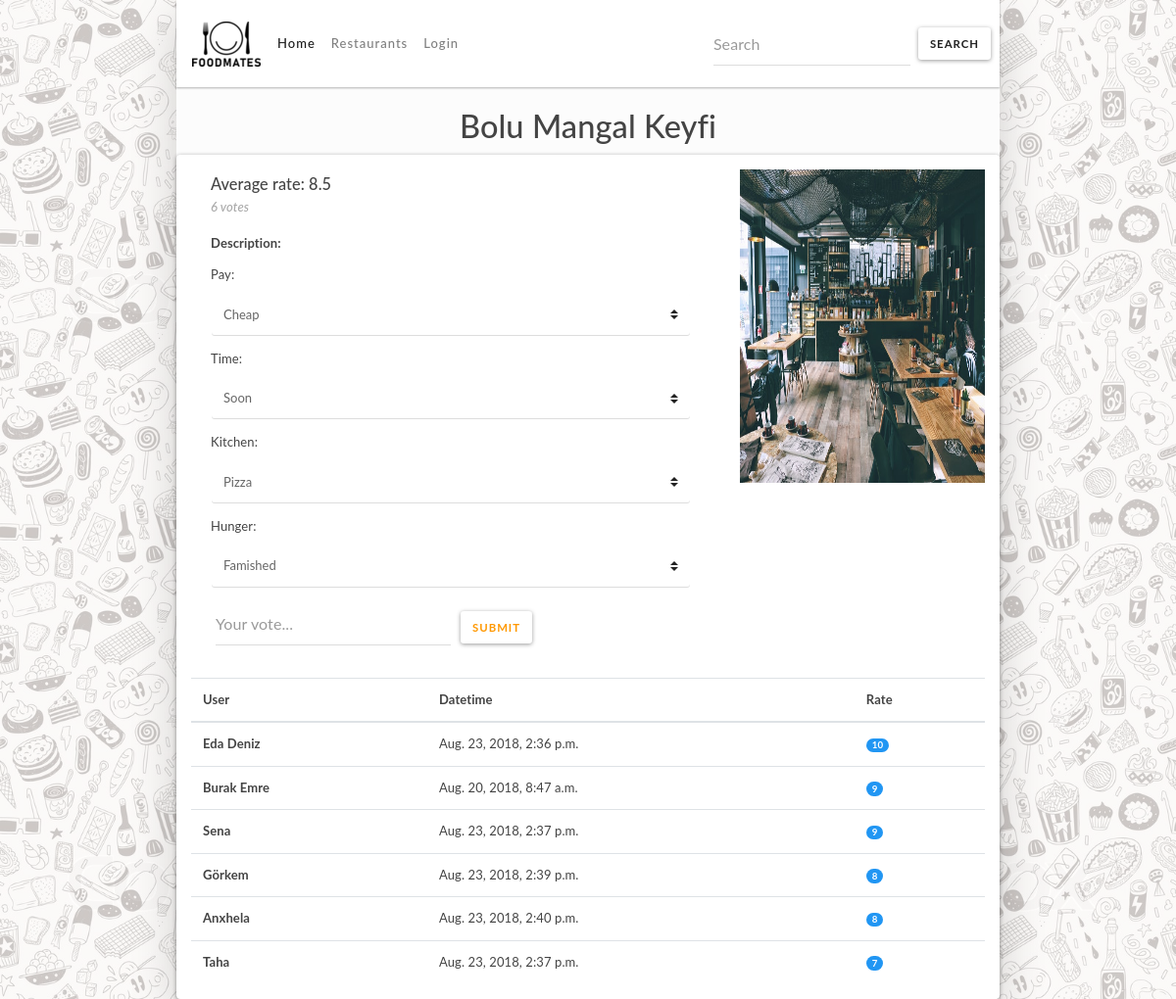
Screenshot of /common/place/7 with the database file from the repository.
### common/models.py (models this page shows, shortened)
class Place(models.Model):
    title = models.CharField(max_length=64,
                             help_text="Enter a place title (e.g. Orhan Aspava, Dolmacı etc.")
    description = models.TextField(blank=True, null=True)
    rate = models.FloatField()
    class Meta:
        ordering = ['-rate']

class Vote(models.Model):
    profile = models.ForeignKey("Profile",
                                related_name="profile_votes",
                                null=True, on_delete=models.SET_NULL)
    place = models.ForeignKey("Place",
                              related_name="place_votes",
                              null=True, on_delete=models.CASCADE)
    rate = models.PositiveSmallIntegerField()
    vote_datetime = models.DateTimeField(auto_now_add=timezone.now)
    class Meta:
        ordering = ['-rate']

class Profile(models.Model):
    user = models.OneToOneField(User, on_delete=models.CASCADE)
    GENDER_CHOICES = (
        ('M', 'Male'),
        ('F', 'Female'),
    )
    gender = models.CharField(max_length=1, choices=GENDER_CHOICES)
    location = models.CharField(max_length=30, blank=True)
    age = models.PositiveSmallIntegerField(null=True, blank=True)

### common/views.py (the view, shortened to what this page needs)
# urls.py: path('place/<int:pk>', views.PlaceDetailView.as_view(), name='place-detail'),
class PlaceDetailView(View):
    def get(self, request, **kwargs):
        place = get_object_or_404(Place, pk=kwargs.get('pk'))
        votes = list(place.place_votes.all().order_by('rate'))
        avg_rate = sum(vote.rate for vote in votes) / (len(votes) if votes else 1)
        if not avg_rate:
            avg_rate = place.rate
        place.rate = avg_rate
        place.save()
        vote_form = VoteForm()
        condition_form = ConditionForm
        return render(request, 'common/place_detail.html', context={'place': place,
                                                                    'vote_form': vote_form,
                                                                    'condition_form': condition_form})

### common/forms.py (shortened to what this page needs)
class VoteForm(forms.Form):
    your_vote = forms.FloatField(required=True, max_value=10, min_value=0,label='',
                                 widget=forms.NumberInput(
                                     attrs={'id': 'your_vote', 'step': "1.00"}))
    your_vote.widget.attrs['class'] = 'form-control vote-form'
    your_vote.widget.attrs['placeholder'] = "Your vote..."
    class Meta:
        model = Vote
        fields = ('vote',)

### templates/common/place_detail.html (shortened to what this page needs)
{% extends "common/base_generic.html" %}
{% load static %}
{% load crispy_forms_tags %}
{% block content %}
    <h1 class="page-title text-center">{{ place.title }} </h1>
    <div class="container-fluid place-detail card">
        <div class="row">
            <div class="col-md-8">
                <div class="card-body">
                    <h5 class="card-title">Average rate: {{ place.rate|floatformat }}</h5>
                    <h6 class="card-subtitle text-muted"><i style="color: darkgrey">{{ place.place_votes.count }}
                        votes</i>
                    </h6>
                    <br/>
                    <p><b>Description: </b></p>{{ place.description }}
                    <form action="{% url 'common:place-detail' place.pk %}" method="post">
                        {{ condition_form.as_p }}
                        <div class="row" style="margin: 5px">{{ vote_form }} <input
                                style="margin: 10px" class="btn btn-outline-warning  btn-sm" type="submit" value="Submit"></div>
                    </form>
                </div>
            </div>
            <div class="place-photo-div col-md-4">
                <img src="{% static 'images/place_photo.jpeg' %}" style="margin-top: 15px; width: 100%; height: 60%"
                     alt="Card image">
            </div>
        </div>
        <table class="table table-hover">
            <thead>
            <tr>
                <th scope="col">User</th>
                <th scope="col">Datetime</th>
                <th scope="col">Rate</th>
            </tr>
            </thead>
            <tbody>
            {% for vote in place.place_votes.all %}
                <tr>
                    <th scope="row">{{ vote.profile.user.first_name }}</th>
                    <td>{{ vote.vote_datetime }}</td>
                    <td><span class="badge badge-primary badge-pill">{{ vote.rate }}</span></td>
                </tr>
            {% endfor %}
            </tbody>
        </table>
    </div>
{% endblock %}

### templates/common/base_generic.html (shortened to what this page needs)
{% load static %}
<!DOCTYPE HTML>
<html>
<head>
    <link rel="stylesheet" href="{% static 'css/bootstrap.min.css' %}">
    <link rel="stylesheet" href="https://cdnjs.cloudflare.com/ajax/libs/font-awesome/4.7.0/css/font-awesome.min.css">
    <link rel="stylesheet" href="{% static 'css/style.css' %}">
    <link rel="stylesheet" href="{% static 'css/buttons.css' %}">
</head>
<body>
<div id="page" class="shadow-lg">
        <nav class="navbar navbar-expand-lg navbar-light bg-secondary">
            <a class="navbar-brand" href="{% url 'common:index' %}"><span style="font-family: 'Damion', cursive;"><img  src="{% static 'images/lfr.png' %}" /></span></a>
            <div class="collapse navbar-collapse justify-content-end" id="navbarColor02">
                <ul class="navbar-nav mr-auto">
                    <li class="nav-item active">
                        <a class="nav-link" href="{% url 'common:index' %}">Home <span class="sr-only">(current)</span></a>
                    </li>
                    <li class="nav-item">
                        <a class="nav-link" href="{% url 'common:places' %}">Restaurants</a>
                    </li>
                    {% if user.is_authenticated %}
                        <li class="nav-item">
                            <a class="nav-link" href="{% url 'common:profile' %}">Profile</a>
                        </li>
                        <form style="margin-top: 8px; margin-left: 4px">
                            <input value="Suggest a Place" type="button" class="btn btn-warning outline btn-sm"
                                   onclick="window.location.href='{% url 'common:suggest-place' %}'"/>
                        </form>
                        <form style="margin-left: 10px; margin-top: 7px;">
                            <input value="Logout" type="button" class="btn btn-outline-dark btn-sm"
                                   onclick="window.location.href='{% url 'logout' %}'"/>
                        </form>
                    {% else %}
                        <li class="nav-item"><a class="nav-link"
                                                href="{% url 'login' %}?next={{ request.path }}">Login</a></li>
                    {% endif %}
                </ul>
                <form class="form-inline my-2 my-lg-0">
                    <input class="form-control mr-sm-2" type="text" placeholder="Search">
                    <button class="btn btn-secondary btn-sm my-2 my-sm-0" type="submit">Search</button>
                </form>
            </div>
        </nav>
    {% block content %} {% endblock %}
</div>
</body>
</html>

### common/static/css/style.css (style rules this page uses)
html, body, .cover { font-family: 'Trebuchet MS'; font-weight: 400; margin: auto; height: 100%; width: 100%; background: linear-gradient(rgba(255, 255, 255, 0.7), rgba(255, 255, 255, 0.7)), url('../images/food_bg.jpg'); background-size: 50%; }
#page { margin: auto; padding: 0; width: 70%; background-color: #fcfcfc; }
.page-title { margin-top: 10px; padding: 10px; }
.shadow-lg { border-radius: 10px; padding: 3px; }
#navbarColor02 { margin: -7px; font-weight: 500; letter-spacing: 1px; }
img { image-rendering: crisp-edges; }
.place-detail { margin-top: -8px; }
.vote-form { width: 50%; }
body { font-family: 'Lato', 'sans-serif'; }

### common/static/css/buttons.css (style rules this page uses)
.btn { padding: 14px 22px; border: 0 none; font-weight: 700; letter-spacing: 1px; text-transform: uppercase; }
.btn-sm, .btn-group-sm > .btn { padding: 8px 12px; }

### rows the page displays
Place: title "Bolu Mangal Keyfi", rate "8.5", place_votes.count "6"
Vote: profile.user.first_name "Eda Deniz", vote_datetime "Aug. 23, 2018, 2:36 p.m.", rate "10"
Vote: profile.user.first_name "Burak Emre", vote_datetime "Aug. 20, 2018, 8:47 a.m.", rate "9"
Vote: profile.user.first_name "Sena", vote_datetime "Aug. 23, 2018, 2:37 p.m.", rate "9"
Vote: profile.user.first_name "Görkem", vote_datetime "Aug. 23, 2018, 2:39 p.m.", rate "8"
Vote: profile.user.first_name "Anxhela", vote_datetime "Aug. 23, 2018, 2:40 p.m.", rate "8"
Vote: profile.user.first_name "Taha", vote_datetime "Aug. 23, 2018, 2:37 p.m.", rate "7"
